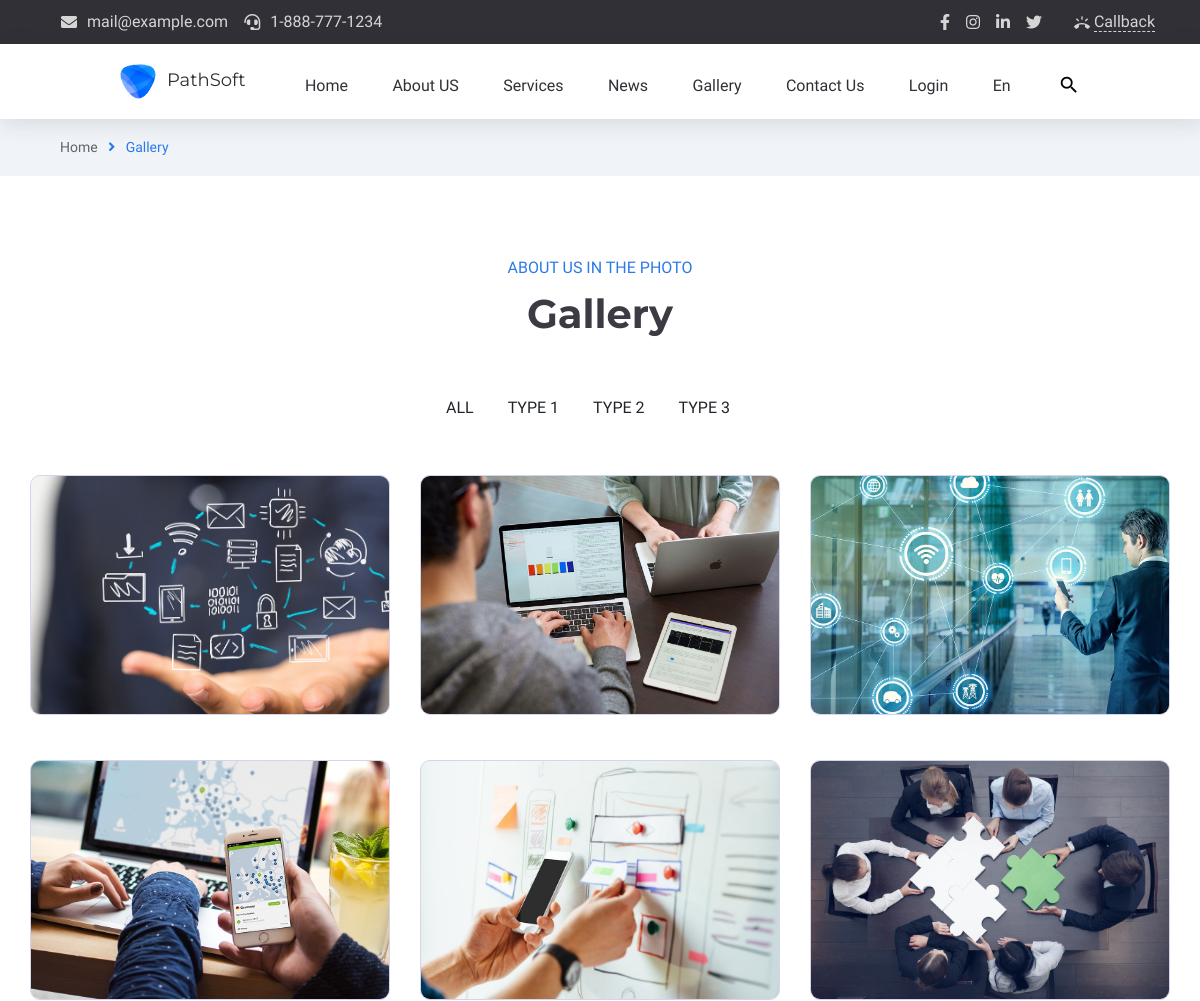
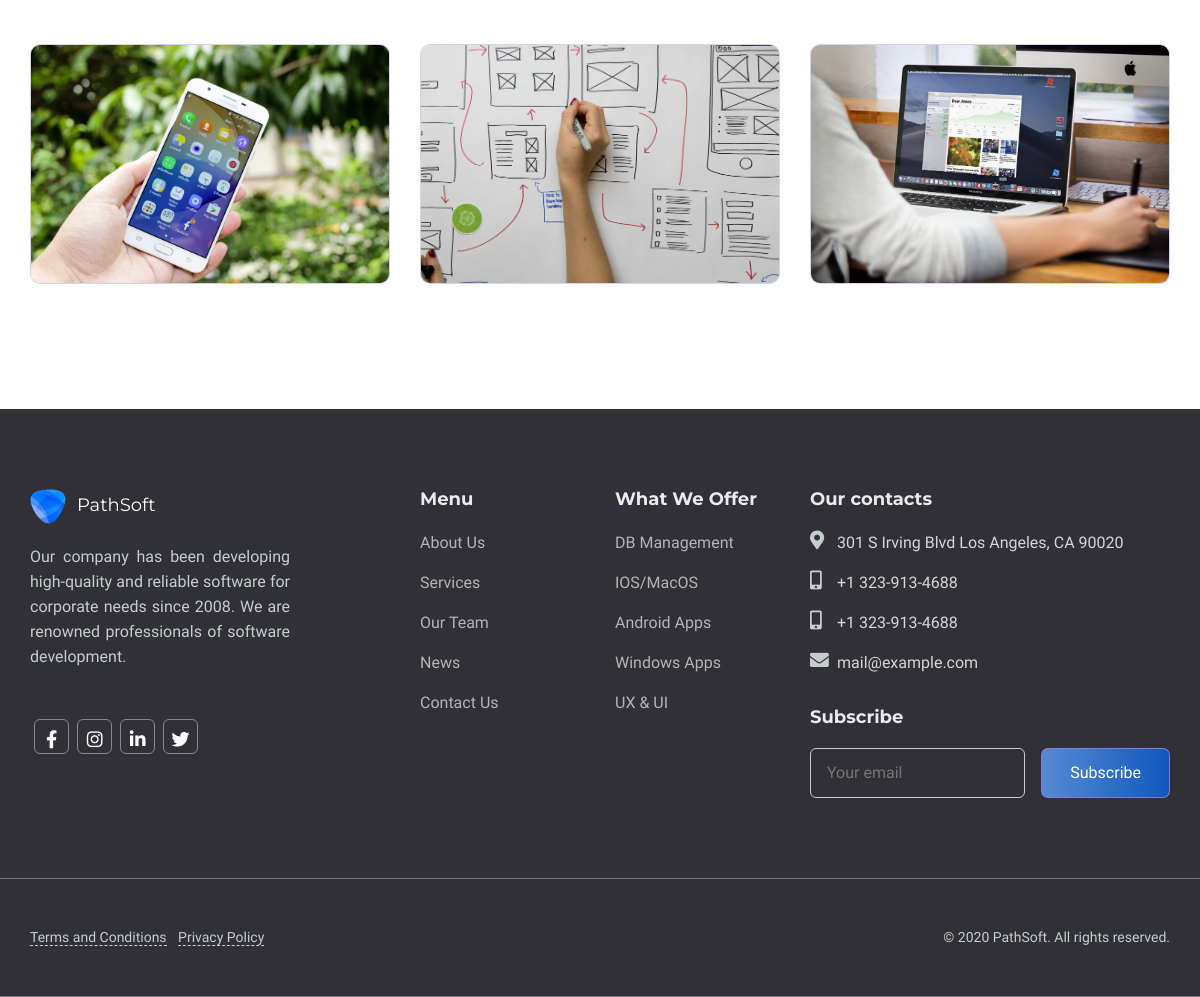
The page /gallery on the database its author committed (2 pictures, top to bottom).
### app/models.py (models this page shows)
class HeaderContact(db.Model):
    id=db.Column(db.Integer,primary_key=True)
    hc_content=db.Column(db.String(255))
    hc_icon_class=db.Column(db.String(255))
    hc_url=db.Column(db.String(255))

class HeaderSocialIcon(db.Model):
    id=db.Column(db.Integer,primary_key=True)
    hsi_name=db.Column(db.String(255))
    hsi_css_class=db.Column(db.String(255))
    hsi_url=db.Column(db.String(255))

class MeniuLogo(db.Model):
    id=db.Column(db.Integer,primary_key=True)
    logo_title=db.Column(db.String(255))
    logo_url=db.Column(db.String(255))
    logo_alt=db.Column(db.String(255))
    logo_img=db.Column(db.String(255))

class MeniuName(db.Model):
    id=db.Column(db.Integer,primary_key=True)
    meniu_title=db.Column(db.String(255))
    meniu_url=db.Column(db.String(255))
    meniu_icon=db.Column(db.String(255))

class GalleryBox(db.Model):
    id=db.Column(db.Integer,primary_key=True)
    gallerybox_title=db.Column(db.String(255))
    gallerybox_img=db.Column(db.String(255))

class FooterCompanyInfo(db.Model):
    id=db.Column(db.Integer,primary_key=True)
    company_info=db.Column(db.String(255))

class FooterSocialIcon(db.Model):
    id=db.Column(db.Integer,primary_key=True)
    footer_si_name=db.Column(db.String(255))
    footer_si_class=db.Column(db.String(255))
    footer_si_link=db.Column(db.String(255))

class FooterMenu(db.Model):
    id=db.Column(db.Integer,primary_key=True)
    ft_menu_name=db.Column(db.String(255))
    ft_menu_link=db.Column(db.String(255))

class FooterOffer(db.Model):
    id=db.Column(db.Integer,primary_key=True)
    offer=db.Column(db.String(255))
    offer_link=db.Column(db.String(255))

class FooterContact(db.Model):
    id=db.Column(db.Integer,primary_key=True)
    footer_contact_name=db.Column(db.String(255))
    footer_contact_icon=db.Column(db.String(255))
    footer_contact_link=db.Column(db.String(255))

### main/routes.py (the view)
@app.route("/gallery")
def gallery_index():
    header_contacts=HeaderContact.query.all()
    headersocial_icons=HeaderSocialIcon.query.all()
    logos=MeniuLogo.query.all()
    meniu_names=MeniuName.query.all()
    company_info_footers=FooterCompanyInfo.query.all()
    footer_social_icons=FooterSocialIcon.query.all()
    footer_menus=FooterMenu.query.all()
    footer_offers=FooterOffer.query.all()
    footer_contacts=FooterContact.query.all()
    galleryboxs=GalleryBox.query.all()
    return render_template("main/gallery.html",galleryboxs=galleryboxs, company_info_footers=company_info_footers ,footer_social_icons=footer_social_icons ,footer_menus=footer_menus ,footer_offers=footer_offers ,footer_contacts=footer_contacts , header_contacts=header_contacts, headersocial_icons=headersocial_icons, logos=logos, meniu_names=meniu_names)

### app/templates/main/gallery.html (shortened to what this page needs)
{% extends "main/base.html" %}{% block contentmain %}
<section id="crumbs">
    <div class="container crumbs-bread">
        <div class="row align-items-center justify-content-between">
            <div class="col-auto">
                <div class="crumbs-info">
                    <span class="crumbs-home"><a href="/">Home</a></span> <i class="fas fa-angle-right"></i>
                    <span class="crumbs-about">Gallery</span>
                </div>
            </div>
        </div>
    </div>
</section>
<section id="gallery">
    <div class="container section-padding">
        <div class="row">
            <div class="col-12">
                <div class="section-heading">
                    <span class="section-heading-span">ABOUT US IN THE PHOTO</span>
                    <h2 class="section-heading-h2">Gallery</h2>
                </div>
            </div>
            <div class="col-12">
                <div class="section-nav">
                    <ul class="section-nav-list d-flex gallery-nav-list">
                        <li>All</li>
                        <li>Type 1</li>
                        <li>Type 2</li>
                        <li>Type 3</li>
                    </ul>
                </div>
            </div>
        </div>
        <div class="row justify-content-center ">
            {% for gallerybox in galleryboxs %}
            <div class="col-4 col-margin">
                <a href="#!" class="gallery-item">
                    <img src="/static/uploads/{{gallerybox.gallerybox_img}}" alt="{{gallerybox.gallerybox_title}}">
                </a>
            </div>
            {% endfor %}
        </div>
    </div>
</section>
{% endblock %}

### app/templates/main/base.html (shortened to what this page needs)
<!doctype html>
<html lang="en">
<head>
    <link rel="stylesheet" href="https://cdnjs.cloudflare.com/ajax/libs/font-awesome/5.15.3/css/all.min.css"
 />
    <link rel="stylesheet" href="https://cdn.jsdelivr.net/npm/bootstrap-icons@1.4.1/font/bootstrap-icons.css">
    <link rel="stylesheet" href="https://stackpath.bootstrapcdn.com/bootstrap/4.3.1/css/bootstrap.min.css"
>
    <link rel="stylesheet" href="/static/main/css/style.css">
    <link rel="stylesheet" href="/static/main/css/about.css">
    <link rel="stylesheet" href="/static/main/css/blog.css">
    <link rel="stylesheet" href="/static/main/css/contact.css">
    <link rel="stylesheet" href="/static/main/css/login.css">
    <link rel="stylesheet" href="/static/main/css/gallery.css">
    <link rel="stylesheet" href="/static/main/css/blogitem.css">
</head>
<body>
    <nav id="header-contact">
        <div class="container con">
            <div class="row align-items-center justify-content-between">
                <div class="col-auto">
                    <ul class="header-top-info align-items-center justify-content-between d-flex">
                        {% for header_contact in header_contacts %}
                        <li>
                            <a href="{{header_contact.hc_url}}">
                                <i class="{{header_contact.hc_icon_class}}"></i>
                                <span>{{header_contact.hc_content}}</span>
                            </a>
                        </li>
                        {% endfor %}
                    </ul>
                </div>
                <div class="col-auto">
                    <div class="header-top-links align-items-center justify-content-between d-flex ">
                        <ul class="social-links">
                            {% for headersocial_icon in headersocial_icons %}
                            <li>
                                <a href="{{headersocial_icon.hsi_url}}"><i
                                        class="{{headersocial_icon.hsi_css_class}}"></i></a>
                            </li>
                            {% endfor %}
                        </ul>
                        <div class="header-top-btn">
                            <a href="#" class="header-call-back-link">
                                <i class="material-icons">ring_volume</i>
                                <span>Callback</span>
                            </a>
                        </div>
                    </div>
                </div>
            </div>
        </div>
    </nav>
    <section id="meniu-bar" class="sticky-menu">
        <div class="meniu-nav">
            {% for logo in logos %}
            <div class="logo">
                <a href="{{logo.logo_url}}"><img src="/static/uploads/{{logo.logo_img}}" alt="{{logo.logo_alt}}">
                    <span>{{logo.logo_title}}</span>
                </a>
            </div>
            {% endfor %}
            <div class="meniu-item">
                <ul>
                    {% for meniu_name in meniu_names %}
                    <li>
                        <a href="{{meniu_name.meniu_url}}" class="menu-list-to" data-title="{{meniu_name.meniu_title}}">
                            <span data-title="{{meniu_name.meniu_title}}"> {{meniu_name.meniu_title}}</span>
                            <i class="{{meniu_name.meniu_icon}}"></i>
                        </a>
                    </li>
                    {% endfor %}
                    <li class="menu-search">
                        <a href="http://">
                            <i class="material-icons md-22 header-search-ico-search">search</i></a>
                    </li>
                </ul>
            </div>
        </div>
    </section>
    {% block contentmain %}
    {% endblock %}
    <section id="footer">
        <div class="container section-padding">
            <div class="row">
                <div class="col-4">
                    <div class="footer-item">
                        {% for logo in logos %}
                        <div class="logo">
                            <a href="{{logo.logo_url}}"><img src="/static/uploads/{{logo.logo_img}}"
                                    alt="{{logo.logo_alt}}">
                                <span>{{logo.logo_title}}</span>
                            </a>
                        </div>
                        {% endfor %}
                        <div class="company-info">
                            {% for company_info_footer in company_info_footers %}
                            <p>{{company_info_footer.company_info}}</p>
                            {% endfor %}
                        </div>
                        <div class="company-sosial-media">
                            {% for footer_social_icon in footer_social_icons %}
                            <a href="{{footer_social_icon.footer_si_link}}">
                                <div class="company-sosial-icon" title="{{footer_social_icon.footer_si_name}}"><i
                                        class="{{footer_social_icon.footer_si_class}}"></i></div>
                            </a>
                            {% endfor %}
                        </div>
                    </div>
                </div>
                <div class="col-2">
                    <div class="company-menu">
                        <h4>Menu</h4>
                        <ul class="company-footer-meniu">
                            {% for footer_menu in footer_menus %}
                            <li>
                                <a href="{{footer_menu.ft_menu_link}}" class="menu-list-to footer-list-to"
                                    data-title="{{footer_menu.ft_menu_name}}">
                                    <span data-title="{{footer_menu.ft_menu_name}}">{{footer_menu.ft_menu_name}}</span>
                                </a>
                            </li>
                            {% endfor %}
                        </ul>
                    </div>
                </div>
                <div class="col-2">
                    <div class="company-menu">
                        <h4>What We Offer</h4>
                        <ul class="company-footer-meniu">
                            {% for footer_offer in footer_offers %}
                            <li>
                                <a href="{{footer_offer.offer_link}}" class="menu-list-to footer-list-to"
                                    data-title="{{footer_offer.offer}}">
                                    <span data-title="{{footer_offer.offer}}"> {{footer_offer.offer}}</span>
                                </a>
                            </li>
                            {% endfor %}
                        </ul>
                    </div>
                </div>
                <div class="col-4">
                    <div class="company-contacts">
                        <h4>Our contacts</h4>
                        <div class="company-contacts-item">
                            <ul class="footer-contact">
                                {% for footer_contact in footer_contacts %}
                                <li class="d-flex">
                                    <i class="{{footer_contact.footer_contact_icon}}"></i>
                                    <div class="footer-contact-info"> <a
                                            href="{{footer_contact.footer_contact_link}}">{{footer_contact.footer_contact_name}}</a>
                                    </div>
                                </li>
                                {% endfor %}
                            </ul>
                            <div class="company-contacts-form">
                                <h4>Subscribe</h4>
                                <div class="contacts-form">
                                    <form action="" class="d-flex">
                                        <input type="text" placeholder="Your email" name="mail" required
                                            class="form-email">
                                        <input type="submit" value="Subscribe" class="form-subscribe">
                                    </form>
                                </div>
                            </div>
                        </div>
                    </div>
                </div>
            </div>
        </div>
    </section>
    <section id="copyright">
        <div class="container copyright-padding">
            <div class="row">
                <div class="col-12">
                    <div class="copyright-item">
                        <div class="footer-links">
                            <a href="http://"><span class="conditions">Terms and Conditions</span> </a>
                            <a href="http://"><span class="privacy">Privacy Policy</span></a>
                        </div>
                        <div class="copyright-text">&#169 2020 PathSoft. All rights reserved.</div>
                    </div>
                </div>
            </div>
        </div>
    </section>
</body>
</html>

### app/static/main/css/about.css (style rules this page uses)
#crumbs { background-color: #f0f4f8; }
.crumbs-bread { padding: 18px 0; }
.crumbs-info { font-size: 14px; margin:0 30px; }
.crumbs-home a { color: #63636b; }
.crumbs-info i { color: #2c7ae7; padding: 0px 7px; }
.crumbs-about { color: #2c7ae7; }

### app/static/main/css/blog.css (style rules this page uses)
ul { padding: 0; }
input { overflow: visible; }
[type="submit"]:not(:disabled), button:not(:disabled) { cursor: pointer; }
img { vertical-align: middle; border-style: none; }

### app/static/main/css/contact.css (style rules this page uses)
.section-heading { width: 100%; margin-bottom: 56px; text-align: center; }
.section-heading-span { font-size: 1rem; color: #2c7ae7; }
.section-heading-h2 { font-weight: 700; font-size: 2.5rem; margin: 0px; margin-top: 10px; font-family: Montserrat, sans-serif; color: #3b3b44; }

### app/static/main/css/gallery.css (style rules this page uses)
.section-nav { position: relative; margin-bottom: 3rem; margin-top: -0.3125rem; }
.section-nav-list { list-style: none; margin: 0; padding: 0.3125rem 0; align-items: center; justify-content: center; font-size: 1rem; text-transform: uppercase; width: 100%; overflow-x: auto; }
.section-nav-list li { cursor: pointer; padding: 2px 5px; margin-right: 1.5rem; white-space: nowrap; transition: all 0.25s; }
.gallery-item { position: relative; margin: 0; display: block; width: 100%; height: 240px; text-decoration: none; color: #ffffff; background-color: #f0f4f8; overflow: hidden; border: 1px solid #d4d4ec; border-radius: 10px; }
.gallery-item img { display: block; width: 100%; height: 100%; -o-object-fit: cover; object-fit: cover; }

### rows shown on the page
HeaderContact: hc_content "mail@example.com"
HeaderContact: hc_content "1-888-777-1234"
MeniuLogo: logo_img (picture), logo_title "PathSoft"
MeniuName: meniu_title "Home"
MeniuName: meniu_title "About US"
MeniuName: meniu_title "Services"
MeniuName: meniu_title "News"
MeniuName: meniu_title "Gallery"
MeniuName: meniu_title "Contact Us"
MeniuName: meniu_title "Login"
MeniuName: meniu_title "En"
GalleryBox: gallerybox_img (picture)
GalleryBox: gallerybox_img (picture)
GalleryBox: gallerybox_img (picture)
GalleryBox: gallerybox_img (picture)
GalleryBox: gallerybox_img (picture)
GalleryBox: gallerybox_img (picture)
GalleryBox: gallerybox_img (picture)
GalleryBox: gallerybox_img (picture)
GalleryBox: gallerybox_img (picture)
FooterCompanyInfo: company_info "Our company has been developing high-quality and reliable software for corporate needs since 2008. We are renowned professionals of software development."
FooterMenu: ft_menu_name "About Us"
FooterMenu: ft_menu_name "Services"
FooterMenu: ft_menu_name "Our Team"
FooterMenu: ft_menu_name "News"
FooterMenu: ft_menu_name "Contact Us"
FooterOffer: offer "DB Management"
FooterOffer: offer "IOS/MacOS"
FooterOffer: offer "Android Apps"
FooterOffer: offer "Windows Apps"
FooterOffer: offer "UX & UI"
FooterContact: footer_contact_name "301 S Irving Blvd Los Angeles, CA 90020"
FooterContact: footer_contact_name "+1 323-913-4688"
FooterContact: footer_contact_name "+1 323-913-4688"
FooterContact: footer_contact_name "mail@example.com"
